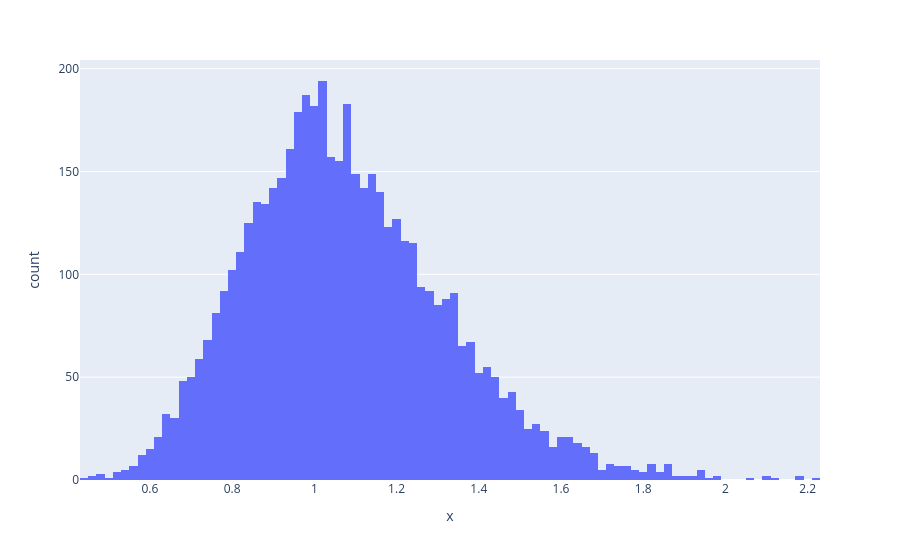

The code cell stored with this chart in its notebook:
### Code cell
fig = px.histogram(x = ganhos_finais)
fig.show()

### Figure 1 — Plotly figure (JSON) as saved in the notebook; plotly's stock layout.template omitted (floating-point values rounded to 4 significant figures; data arrays with more than 128 entries replaced by an {"elided": "..."} marker saying what was removed)
{"data": [{"bingroup": "x", "hovertemplate": "x=%{x}<br>count=%{y}<extra></extra>", "legendgroup": "", "marker": {"color": "#636efa", "pattern": {"shape": ""}}, "name": "", "orientation": "v", "showlegend": false, "type": "histogram", "x": {"elided": "5000 float values"}, "xaxis": "x", "yaxis": "y"}], "layout": {"barmode": "relative", "legend": {"tracegroupgap": 0}, "margin": {"t": 60}, "xaxis": {"anchor": "y", "domain": [0, 1], "title": {"text": "x"}}, "yaxis": {"anchor": "x", "domain": [0, 1], "title": {"text": "count"}}}}
